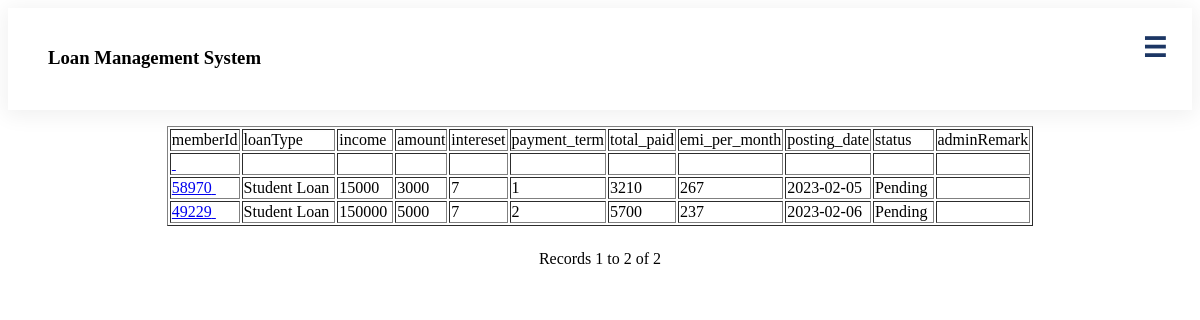
Before: /loanlist.php (signed in) with the older database file.
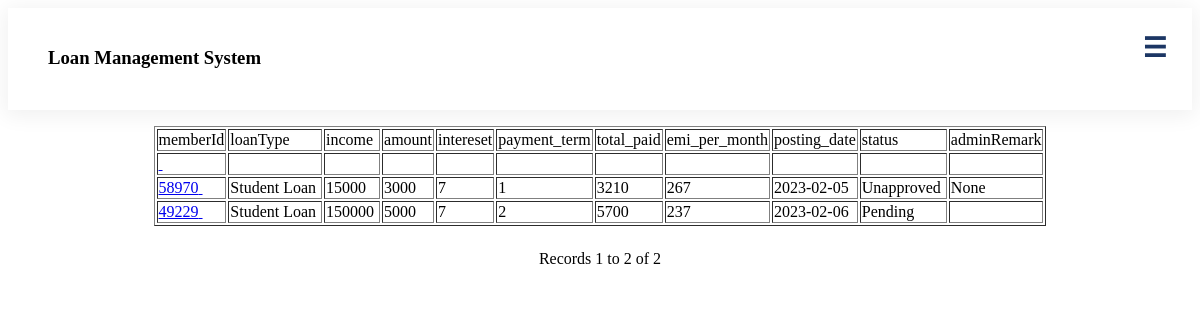
After: the same page with the newer database file.
### tables this page shows
CREATE TABLE `loan` (
  `loanId` int(6) NOT NULL,
  `memberId` int(8) NOT NULL,
  `loanType` varchar(15) NOT NULL,
  `income` int(8) NOT NULL,
  `amount` int(8) NOT NULL,
  `intereset` varchar(5) NOT NULL,
  `payment_term` int(3) NOT NULL,
  `total_paid` int(8) NOT NULL,
  `emi_per_month` int(8) NOT NULL,
  `bankStatementPhoto` varchar(250) DEFAULT NULL,
  `security` varchar(250) DEFAULT NULL,
  `posting_date` date NOT NULL,
  `status` varchar(15) NOT NULL,
  `adminRemark` varchar(100) NOT NULL,
  `adminRemarkDate` date NOT NULL,
  `balance` int(255) NOT NULL
);

### loanlist.php (the view, shortened to what this page needs)
<?php require_once('Connections/mlms.php'); ?>
<?php
$maxRows_Recordset1 = 10;
$pageNum_Recordset1 = 0;
$startRow_Recordset1 = $pageNum_Recordset1 * $maxRows_Recordset1;
mysqli_select_db($mlms, $database_mlms);
$query_Recordset1 = "SELECT memberId, loanType, income, amount, intereset, payment_term, total_paid, emi_per_month, posting_date, status, adminRemark FROM loan";
$query_limit_Recordset1 = sprintf("%s LIMIT %d, %d", $query_Recordset1, $startRow_Recordset1, $maxRows_Recordset1);
$Recordset1 = mysqli_query($mlms, $query_limit_Recordset1);
$row_Recordset1 = mysqli_fetch_assoc($mlms, $Recordset1);
if (isset($_GET['totalRows_Recordset1'])) {
    $totalRows_Recordset1 = $_GET['totalRows_Recordset1'];
} else {
    $all_Recordset1 = mysqli_query($mlms, $query_Recordset1);
    $totalRows_Recordset1 = mysqli_num_rows($all_Recordset1);
}
?>
<!DOCTYPE html
    PUBLIC "-//W3C//DTD XHTML 1.0 Transitional//EN" "http://www.w3.org/TR/xhtml1/DTD/xhtml1-transitional.dtd">
<html xmlns="http://www.w3.org/1999/xhtml">
<head>
</head>
<body>
    <?php include 'header/user.php'; ?>
    <center>
        <div class="mainn">
            <table border="1" align="center">
                <tr>
                    <td>memberId</td>
                    <td>loanType</td>
                    <td>income</td>
                    <td>amount</td>
                    <td>intereset</td>
                    <td>payment_term</td>
                    <td>total_paid</td>
                    <td>emi_per_month</td>
                    <td>posting_date</td>
                    <td>status</td>
                    <td>adminRemark</td>
                </tr>
                <?php do { ?>
                    <tr>
                        <td><a href="lonlist.php?recordID=<?php echo $row_Recordset1['memberId']; ?>">
                                <?php echo $row_Recordset1['memberId']; ?>&nbsp; </a></td>
                        <td>
                            <?php echo $row_Recordset1['loanType']; ?>&nbsp;
                        </td>
                        <td>
                            <?php echo $row_Recordset1['income']; ?>&nbsp;
                        </td>
                        <td>
                            <?php echo $row_Recordset1['amount']; ?>&nbsp;
                        </td>
                        <td>
                            <?php echo $row_Recordset1['intereset']; ?>&nbsp;
                        </td>
                        <td>
                            <?php echo $row_Recordset1['payment_term']; ?>&nbsp;
                        </td>
                        <td>
                            <?php echo $row_Recordset1['total_paid']; ?>&nbsp;
                        </td>
                        <td>
                            <?php echo $row_Recordset1['emi_per_month']; ?>&nbsp;
                        </td>
                        <td>
                            <?php echo $row_Recordset1['posting_date']; ?>&nbsp;
                        </td>
                        <td>
                            <?php echo $row_Recordset1['status']; ?>&nbsp;
                        </td>
                        <td>
                            <?php echo $row_Recordset1['adminRemark']; ?>&nbsp;
                        </td>
                    </tr>
                <?php } while ($row_Recordset1 = mysql_fetch_assoc($Recordset1)); ?>
            </table>
            <br />
            <table border="0">
                <tr>
                    <td>
                    </td>
                    <td>
                    </td>
                    <td>
                    </td>
                    <td>
                    </td>
                </tr>
            </table>
            Records
            <?php echo ($startRow_Recordset1 + 1) ?> to
            <?php echo min($startRow_Recordset1 + $maxRows_Recordset1, $totalRows_Recordset1) ?> of
            <?php echo $totalRows_Recordset1 ?>
        </div>
    </center>
</body>
</html>

### header/user.php (shortened to what this page needs)
<link rel="stylesheet" href="https://cdnjs.cloudflare.com/ajax/libs/font-awesome/6.0.0-beta3/css/all.min.css" />
<header>
    <div class="head_container">
        <div class="logo">
            <h3>Loan Management System</h3>
        </div>
        <div class="menu" id="myTopnav">
            <ul>
                <a href="javascript:void(0);" style="font-size:15px;" class="icon" onclick="openNav()">&#9776;</a>
            </ul>
        </div>
    </div>
</header>

### header/user.php (style rules this page uses)
body { font-family: Raleway; }
header { border: black; border-width: 2px; box-shadow: 0px 3px 20px 3px rgba(0, 0, 0, 0.06); }
.head_container { padding: 20px; overflow: hidden; }
.logo { float: left; margin-left: 20px; }
.menu { margin-top: 5px; float: right; }
.menu ul { list-style-type: none; margin-right: -10px; }
.menu a { text-decoration: none; font-weight: 500; color: #1c3664; padding: 10px; padding-left: 15px; padding-right: 15px; }
.icon { display: none; }
.menu { margin: 0; }
.icon { font-weight: 900 !important; font-size: 27px !important; padding: 0; margin: 0; margin-top: -22px; display: flex; }

Changed rows visible on the page:
changed loan: status "Pending" → "Unapproved"; adminRemark (not shown) → "None"
